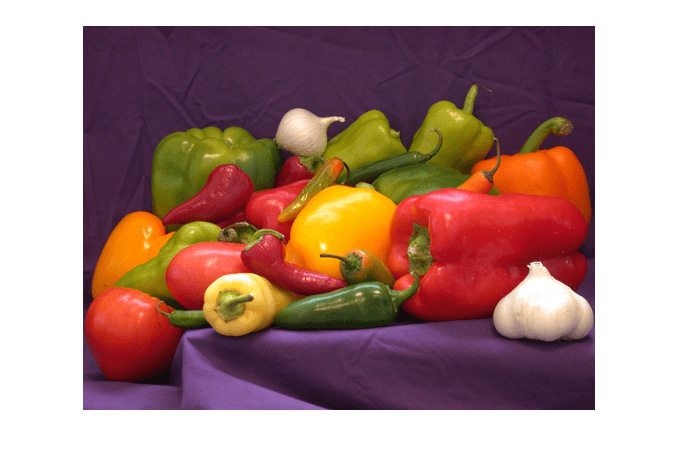
#> input picture photo/bgr.png, 678 x 467 px
$ python splits.py
#> lines starting #> are read from the running program, lines starting #| are printed output that depends on the picture
import cv2 as cv
import numpy as np

img1=cv.imread("photo/bgr.png")
#> img1 is the input picture: shape (467, 678, 3); mean B, G, R 132.5, 137.9, 171.7
img=cv.resize(img1,(500,500))
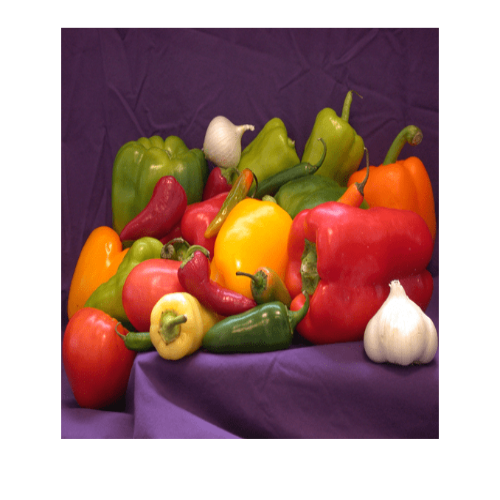
#> img: shape (500, 500, 3); mean B, G, R 132.4, 137.7, 171.6
# cv.imshow("hello",img)

blank=np.zeros((500,500,3),dtype='uint8')


b,g,r=cv.split(img)
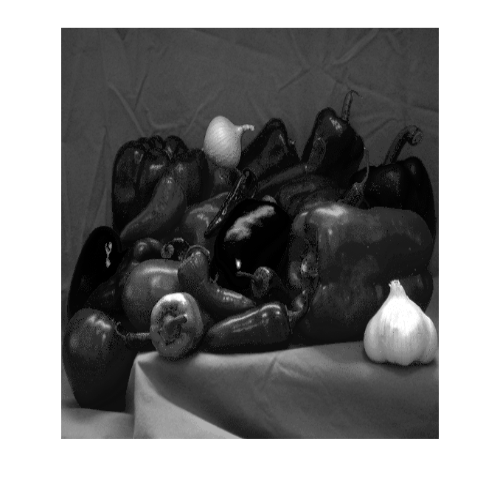
#> b: shape (500, 500); min 0, max 255, mean 132.4
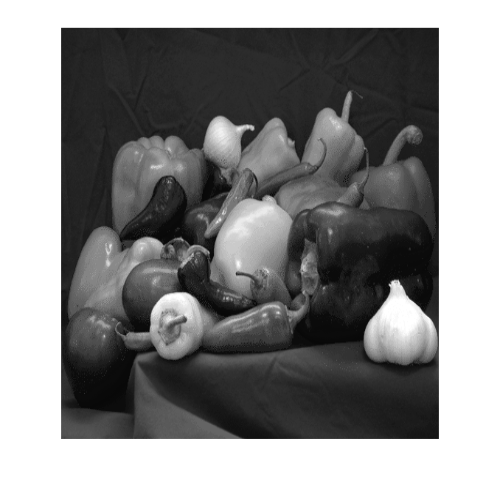
#> g: shape (500, 500); min 8, max 255, mean 137.7
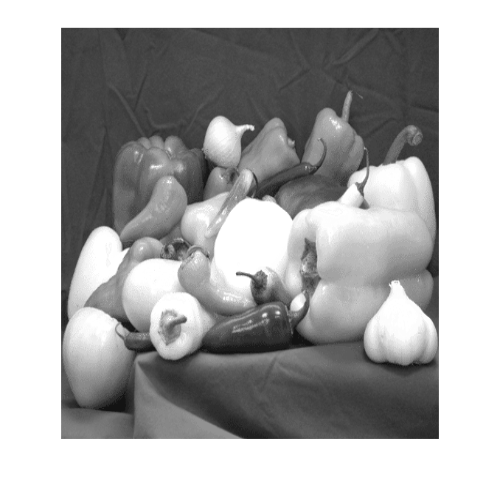
#> r: shape (500, 500); min 19, max 255, mean 171.6
# [8 lines of commented-out code are left out]
zeros = np.zeros_like(b)


blueimage=cv.merge([b,zeros,zeros])
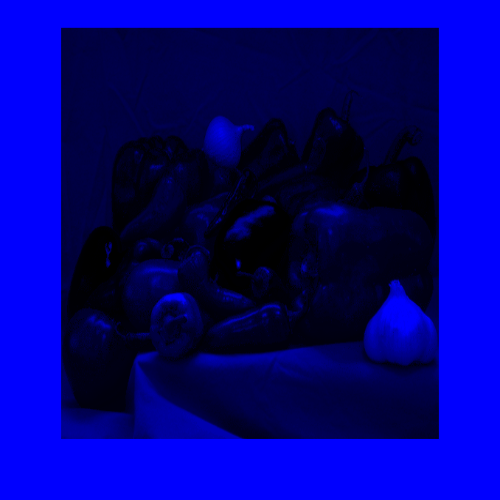
#> blueimage: shape (500, 500, 3); mean of channels 0, 1, 2 132.4, 0, 0; drawn as B, G, R
cv.imshow("blacnkblue",blueimage)

cv.waitKey(0)
